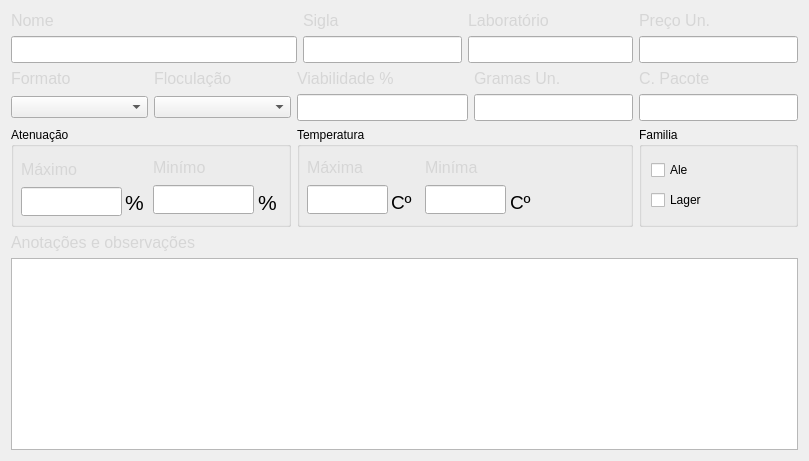
                <widget class="QWidget" name="levedura_aba">
                 <attribute name="title">
                  <string>Levedura</string>
                 </attribute>
                 <layout class="QGridLayout" name="gridLayout_4">
                  <item row="0" column="0" colspan="3">
                   <widget class="QLabel" name="label_39">
                    <property name="text">
                     <string>&lt;html&gt;&lt;head/&gt;&lt;body&gt;&lt;p&gt;&lt;span style=&quot; font-size:12pt; color:#d6d6d6;&quot;&gt;Nome&lt;/span&gt;&lt;/p&gt;&lt;/body&gt;&lt;/html&gt;</string>
                    </property>
                   </widget>
                  </item>
                  <item row="0" column="3">
                   <widget class="QLabel" name="label_44">
                    <property name="text">
                     <string>&lt;html&gt;&lt;head/&gt;&lt;body&gt;&lt;p&gt;&lt;span style=&quot; font-size:12pt; color:#d6d6d6;&quot;&gt;Sigla&lt;/span&gt;&lt;/p&gt;&lt;/body&gt;&lt;/html&gt;</string>
                    </property>
                   </widget>
                  </item>
                  <item row="0" column="4" colspan="2">
                   <widget class="QLabel" name="label_40">
                    <property name="text">
                     <string>&lt;html&gt;&lt;head/&gt;&lt;body&gt;&lt;p&gt;&lt;span style=&quot; font-size:12pt; color:#d6d6d6;&quot;&gt;Laboratório&lt;/span&gt;&lt;/p&gt;&lt;/body&gt;&lt;/html&gt;</string>
                    </property>
                   </widget>
                  </item>
                  <item row="0" column="6">
                   <widget class="QLabel" name="label_43">
                    <property name="text">
                     <string>&lt;html&gt;&lt;head/&gt;&lt;body&gt;&lt;p&gt;&lt;span style=&quot; font-size:12pt; color:#d6d6d6;&quot;&gt;Preço Un.&lt;/span&gt;&lt;/p&gt;&lt;/body&gt;&lt;/html&gt;</string>
                    </property>
                   </widget>
                  </item>
                  <item row="1" column="0" colspan="3">
                   <widget class="QLineEdit" name="descricao_levedura_tbx">
                    <property name="font">
                     <font>
                      <pointsize>12</pointsize>
                      <bold>true</bold>
                     </font>
                    </property>
                    <property name="placeholderText">
                     <string/>
                    </property>
                   </widget>
                  </item>
                  <item row="1" column="3">
                   <widget class="QLineEdit" name="sigla_levedura_tbx">
                    <property name="font">
                     <font>
                      <pointsize>12</pointsize>
                      <bold>true</bold>
                     </font>
                    </property>
                    <property name="placeholderText">
                     <string/>
                    </property>
                   </widget>
                  </item>
                  <item row="1" column="4" colspan="2">
                   <widget class="QLineEdit" name="laboratorio_levedura_tbx">
                    <property name="font">
                     <font>
                      <pointsize>12</pointsize>
                      <bold>true</bold>
                     </font>
                    </property>
                    <property name="placeholderText">
                     <string/>
                    </property>
                   </widget>
                  </item>
                  <item row="1" column="6">
                   <widget class="QLineEdit" name="preco_levedura_tbx">
                    <property name="font">
                     <font>
                      <pointsize>12</pointsize>
                      <bold>true</bold>
                     </font>
                    </property>
                    <property name="placeholderText">
                     <string/>
                    </property>
                   </widget>
                  </item>
                  <item row="2" column="0">
                   <widget class="QLabel" name="label_42">
                    <property name="text">
                     <string>&lt;html&gt;&lt;head/&gt;&lt;body&gt;&lt;p&gt;&lt;span style=&quot; font-size:12pt; color:#d6d6d6;&quot;&gt;Formato&lt;/span&gt;&lt;/p&gt;&lt;/body&gt;&lt;/html&gt;</string>
                    </property>
                   </widget>
                  </item>
                  <item row="2" column="1">
                   <widget class="QLabel" name="label_45">
                    <property name="text">
                     <string>&lt;html&gt;&lt;head/&gt;&lt;body&gt;&lt;p&gt;&lt;span style=&quot; font-size:12pt; color:#d6d6d6;&quot;&gt;Floculação&lt;/span&gt;&lt;/p&gt;&lt;/body&gt;&lt;/html&gt;</string>
                    </property>
                   </widget>
                  </item>
                  <item row="2" column="2" colspan="3">
                   <widget class="QLabel" name="label_46">
                    <property name="text">
                     <string>&lt;html&gt;&lt;head/&gt;&lt;body&gt;&lt;p&gt;&lt;span style=&quot; font-size:12pt; color:#d6d6d6;&quot;&gt;Viabilidade %&lt;/span&gt;&lt;/p&gt;&lt;/body&gt;&lt;/html&gt;</string>
                    </property>
                   </widget>
                  </item>
                  <item row="2" column="5">
                   <widget class="QLabel" name="label_47">
                    <property name="text">
                     <string>&lt;html&gt;&lt;head/&gt;&lt;body&gt;&lt;p&gt;&lt;span style=&quot; font-size:12pt; color:#d6d6d6;&quot;&gt;Gramas Un.&lt;/span&gt;&lt;/p&gt;&lt;/body&gt;&lt;/html&gt;</string>
                    </property>
                   </widget>
                  </item>
                  <item row="2" column="6">
                   <widget class="QLabel" name="label_52">
                    <property name="text">
                     <string>&lt;html&gt;&lt;head/&gt;&lt;body&gt;&lt;p&gt;&lt;span style=&quot; font-size:12pt; color:#d6d6d6;&quot;&gt;C. Pacote&lt;/span&gt;&lt;/p&gt;&lt;/body&gt;&lt;/html&gt;</string>
                    </property>
                   </widget>
                  </item>
                  <item row="3" column="0">
                   <widget class="QComboBox" name="formato_malte_cb">
                    <property name="placeholderText">
                     <string/>
                    </property>
                   </widget>
                  </item>
                  <item row="3" column="1">
                   <widget class="QComboBox" name="floculacao_malte_cb">
                    <property name="placeholderText">
                     <string/>
                    </property>
                   </widget>
                  </item>
                  <item row="3" column="2" colspan="3">
                   <widget class="QLineEdit" name="viabilidade_levedura_tbx">
                    <property name="font">
                     <font>
                      <pointsize>12</pointsize>
                      <bold>true</bold>
                     </font>
                    </property>
                    <property name="placeholderText">
                     <string/>
                    </property>
                   </widget>
                  </item>
                  <item row="3" column="5">
                   <widget class="QLineEdit" name="gramas_unidade_levedura_tbx">
                    <property name="font">
                     <font>
                      <pointsize>12</pointsize>
                      <bold>true</bold>
                     </font>
                    </property>
                    <property name="placeholderText">
                     <string/>
                    </property>
                   </widget>
                  </item>
                  <item row="3" column="6">
                   <widget class="QLineEdit" name="celulas_por_pacote_levedura_tbx">
                    <property name="font">
                     <font>
                      <pointsize>12</pointsize>
                      <bold>true</bold>
                     </font>
                    </property>
                    <property name="placeholderText">
                     <string/>
                    </property>
                   </widget>
                  </item>
                  <item row="4" column="0" colspan="2">
                   <widget class="QGroupBox" name="groupBox_4">
                    <property name="minimumSize">
                     <size>
                      <width>280</width>
                      <height>100</height>
                     </size>
                    </property>
                    <property name="title">
                     <string>Atenuação</string>
                    </property>
                    <widget class="QLineEdit" name="atenuacao_maxima_levedura_tbx">
                     <property name="geometry">
                      <rect>
                       <x>10</x>
                       <y>60</y>
                       <width>101</width>
                       <height>29</height>
                      </rect>
                     </property>
                     <property name="font">
                      <font>
                       <pointsize>12</pointsize>
                       <bold>true</bold>
                      </font>
                     </property>
                     <property name="placeholderText">
                      <string/>
                     </property>
                    </widget>
                    <widget class="QLabel" name="label_48">
                     <property name="geometry">
                      <rect>
                       <x>10</x>
                       <y>32</y>
                       <width>91</width>
                       <height>22</height>
                      </rect>
                     </property>
                     <property name="text">
                      <string>&lt;html&gt;&lt;head/&gt;&lt;body&gt;&lt;p&gt;&lt;span style=&quot; font-size:12pt; color:#d6d6d6;&quot;&gt;Máximo&lt;/span&gt;&lt;/p&gt;&lt;/body&gt;&lt;/html&gt;</string>
                     </property>
                    </widget>
                    <widget class="QLabel" name="label_49">
                     <property name="geometry">
                      <rect>
                       <x>142</x>
                       <y>30</y>
                       <width>71</width>
                       <height>22</height>
                      </rect>
                     </property>
                     <property name="text">
                      <string>&lt;html&gt;&lt;head/&gt;&lt;body&gt;&lt;p&gt;&lt;span style=&quot; font-size:12pt; color:#d6d6d6;&quot;&gt;Minímo&lt;/span&gt;&lt;/p&gt;&lt;/body&gt;&lt;/html&gt;</string>
                     </property>
                    </widget>
                    <widget class="QLineEdit" name="atenuacao_minima_levedura_tbx">
                     <property name="geometry">
                      <rect>
                       <x>142</x>
                       <y>58</y>
                       <width>101</width>
                       <height>29</height>
                      </rect>
                     </property>
                     <property name="font">
                      <font>
                       <pointsize>12</pointsize>
                       <bold>true</bold>
                      </font>
                     </property>
                     <property name="placeholderText">
                      <string/>
                     </property>
                    </widget>
                    <widget class="QLabel" name="label_53">
                     <property name="geometry">
                      <rect>
                       <x>114</x>
                       <y>55</y>
                       <width>21</width>
                       <height>41</height>
                      </rect>
                     </property>
                     <property name="text">
                      <string>&lt;html&gt;&lt;head/&gt;&lt;body&gt;&lt;p&gt;&lt;span style=&quot; font-size:16pt;&quot;&gt;%&lt;/span&gt;&lt;/p&gt;&lt;/body&gt;&lt;/html&gt;</string>
                     </property>
                    </widget>
                    <widget class="QLabel" name="label_55">
                     <property name="geometry">
                      <rect>
                       <x>247</x>
                       <y>55</y>
                       <width>21</width>
                       <height>41</height>
                      </rect>
                     </property>
                     <property name="text">
                      <string>&lt;html&gt;&lt;head/&gt;&lt;body&gt;&lt;p&gt;&lt;span style=&quot; font-size:16pt;&quot;&gt;%&lt;/span&gt;&lt;/p&gt;&lt;/body&gt;&lt;/html&gt;</string>
                     </property>
                    </widget>
                   </widget>
                  </item>
                  <item row="4" column="2" colspan="4">
                   <widget class="QGroupBox" name="groupBox_3">
                    <property name="minimumSize">
                     <size>
                      <width>240</width>
                      <height>100</height>
                     </size>
                    </property>
                    <property name="title">
                     <string>Temperatura</string>
                    </property>
                    <widget class="QLabel" name="label_50">
                     <property name="geometry">
                      <rect>
                       <x>10</x>
                       <y>30</y>
                       <width>71</width>
                       <height>22</height>
                      </rect>
                     </property>
                     <property name="text">
                      <string>&lt;html&gt;&lt;head/&gt;&lt;body&gt;&lt;p&gt;&lt;span style=&quot; font-size:12pt; color:#d6d6d6;&quot;&gt;Máxima&lt;/span&gt;&lt;/p&gt;&lt;/body&gt;&lt;/html&gt;</string>
                     </property>
                    </widget>
                    <widget class="QLineEdit" name="temperatura_maxima_levedura_tbx">
                     <property name="geometry">
                      <rect>
                       <x>10</x>
                       <y>58</y>
                       <width>81</width>
                       <height>29</height>
                      </rect>
                     </property>
                     <property name="font">
                      <font>
                       <pointsize>12</pointsize>
                       <bold>true</bold>
                      </font>
                     </property>
                     <property name="placeholderText">
                      <string/>
                     </property>
                    </widget>
                    <widget class="QLabel" name="label_51">
                     <property name="geometry">
                      <rect>
                       <x>128</x>
                       <y>30</y>
                       <width>71</width>
                       <height>22</height>
                      </rect>
                     </property>
                     <property name="text">
                      <string>&lt;html&gt;&lt;head/&gt;&lt;body&gt;&lt;p&gt;&lt;span style=&quot; font-size:12pt; color:#d6d6d6;&quot;&gt;Miníma&lt;/span&gt;&lt;/p&gt;&lt;/body&gt;&lt;/html&gt;</string>
                     </property>
                    </widget>
                    <widget class="QLineEdit" name="temperatura_minima_levedura_tbx">
                     <property name="geometry">
                      <rect>
                       <x>128</x>
                       <y>58</y>
                       <width>81</width>
                       <height>29</height>
                      </rect>
                     </property>
                     <property name="font">
                      <font>
                       <pointsize>12</pointsize>
                       <bold>true</bold>
                      </font>
                     </property>
                     <property name="placeholderText">
                      <string/>
                     </property>
                    </widget>
                    <widget class="QLabel" name="label_54">
                     <property name="geometry">
                      <rect>
                       <x>94</x>
                       <y>55</y>
                       <width>21</width>
                       <height>41</height>
                      </rect>
                     </property>
                     <property name="text">
                      <string>&lt;html&gt;&lt;head/&gt;&lt;body&gt;&lt;p&gt;&lt;span style=&quot; font-size:14pt;&quot;&gt;Cº&lt;/span&gt;&lt;/p&gt;&lt;/body&gt;&lt;/html&gt;</string>
                     </property>
                    </widget>
                    <widget class="QLabel" name="label_56">
                     <property name="geometry">
                      <rect>
                       <x>213</x>
                       <y>55</y>
                       <width>21</width>
                       <height>41</height>
                      </rect>
                     </property>
                     <property name="text">
                      <string>&lt;html&gt;&lt;head/&gt;&lt;body&gt;&lt;p&gt;&lt;span style=&quot; font-size:14pt;&quot;&gt;Cº&lt;/span&gt;&lt;/p&gt;&lt;/body&gt;&lt;/html&gt;</string>
                     </property>
                    </widget>
                   </widget>
                  </item>
                  <item row="4" column="6">
                   <widget class="QGroupBox" name="groupBox_2">
                    <property name="minimumSize">
                     <size>
                      <width>80</width>
                      <height>100</height>
                     </size>
                    </property>
                    <property name="title">
                     <string>Familia</string>
                    </property>
                    <layout class="QVBoxLayout" name="verticalLayout_19">
                     <item>
                      <widget class="QCheckBox" name="ale_levedura_cbx">
                       <property name="text">
                        <string>Ale</string>
                       </property>
                      </widget>
                     </item>
                     <item>
                      <widget class="QCheckBox" name="lager_levedura_cbx">
                       <property name="text">
                        <string>Lager</string>
                       </property>
                      </widget>
                     </item>
                    </layout>
                   </widget>
                  </item>
                  <item row="5" column="0" colspan="2">
                   <widget class="QLabel" name="label_41">
                    <property name="text">
                     <string>&lt;html&gt;&lt;head/&gt;&lt;body&gt;&lt;p&gt;&lt;span style=&quot; font-size:12pt; color:#d6d6d6;&quot;&gt;Anotações e observações&lt;/span&gt;&lt;/p&gt;&lt;/body&gt;&lt;/html&gt;</string>
                    </property>
                   </widget>
                  </item>
                  <item row="6" column="0" colspan="7">
                   <widget class="QTextEdit" name="observacoes_levedura_tbx">
                    <property name="placeholderText">
                     <string/>
                    </property>
                   </widget>
                  </item>
                 </layout>
                </widget>
